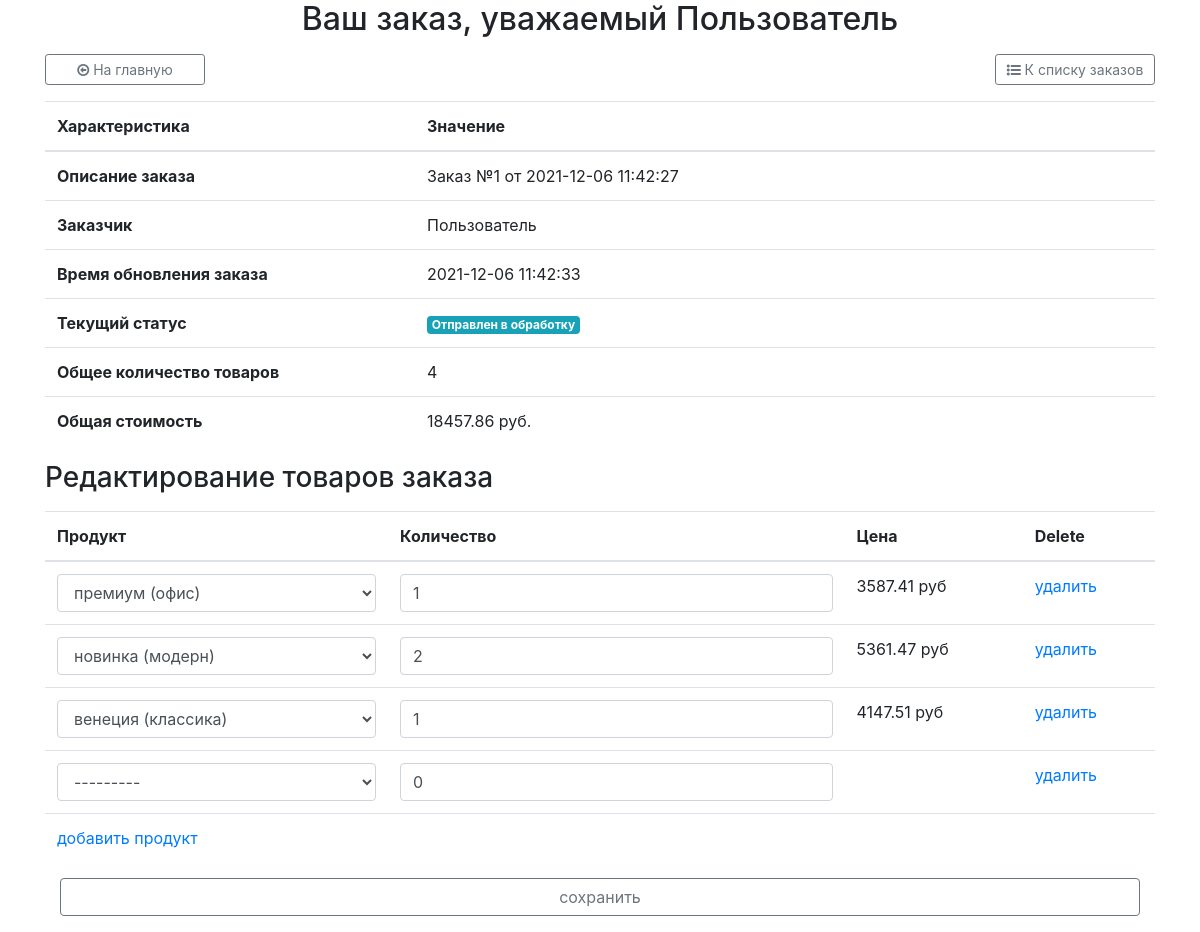
The page /order/update/1/ on the database its author committed.
### ordersapp/models.py (models this page shows, shortened)
class Order(models.Model):
    FORMING = "FM"
    SENT_TO_PROCEED = "STP"
    PROCEEDED = "PRD"
    PAID = "PD"
    READY = "RDY"
    CANCEL = "CNC"
    ORDER_STATUS_CHOICES = (
        (FORMING, "формируется"),
        (SENT_TO_PROCEED, "отправлен в обработку"),
        (PAID, "оплачен"),
        (PROCEEDED, "обрабатывается"),
        (READY, "готов к выдаче"),
        (CANCEL, "отменен"),
    )
    user = models.ForeignKey(settings.AUTH_USER_MODEL, on_delete=models.CASCADE)
    created = models.DateTimeField(verbose_name="создан", auto_now_add=True)
    updated = models.DateTimeField(verbose_name="обновлен", auto_now=True)
    status = models.CharField(verbose_name="статус", max_length=3, choices=ORDER_STATUS_CHOICES, default=FORMING)
    is_active = models.BooleanField(verbose_name="активен", default=True)
    class Meta:
        ordering = ("-created",)
        verbose_name = "заказ"
        verbose_name_plural = "заказы"
    def get_total_quantity(self):
        items = self.orderitems.select_related()
        return sum(list(map(lambda x: x.quantity, items)))
    def get_total_cost(self):
        items = self.orderitems.select_related()
        return sum(list(map(lambda x: x.quantity * x.product.price, items)))

class OrderItem(models.Model):
    order = models.ForeignKey(Order, related_name="orderitems", on_delete=models.CASCADE)
    product = models.ForeignKey(Product, verbose_name="продукт", on_delete=models.CASCADE)
    quantity = models.PositiveIntegerField(verbose_name="количество", default=0)

### mainapp/models.py (models this page shows)
class Product(models.Model):
    category = models.ForeignKey(ProductCategory, on_delete=models.CASCADE)
    name = models.CharField(verbose_name="имя продукта", max_length=128)
    image = models.ImageField(upload_to="products_images", blank=True)
    short_desc = models.CharField(verbose_name="краткое описание продукта", max_length=60, blank=True)
    description = models.TextField(verbose_name="описание продукта", blank=True)
    price = models.DecimalField(verbose_name="цена продукта", max_digits=8, decimal_places=2, default=0)
    quantity = models.PositiveIntegerField(verbose_name="количество на складе", default=0)
    is_active = models.BooleanField(verbose_name="продукт активен", default=True)
    def __str__(self):
        return f"{self.name} ({self.category.name})"

### ordersapp/views.py (the view, shortened to what this page needs)
# urls.py: re_path(r"^update/(?P<pk>\d+)/$", ordersapp.OrderItemsUpdate.as_view(), name="order_update"),
class OrderItemsUpdate(UpdateView):
    model = Order
    fields = []
    success_url = reverse_lazy("ordersapp:orders_list")
    def get_context_data(self, **kwargs):
        data = super(OrderItemsUpdate, self).get_context_data(**kwargs)
        OrderFormSet = inlineformset_factory(Order, OrderItem, form=OrderItemForm, extra=1)
        if self.request.POST:
            data["orderitems"] = OrderFormSet(self.request.POST, instance=self.object)
        else:
            formset = OrderFormSet(instance=self.object)
            for form in formset.forms:
                if form.instance.pk:
                    form.initial["price"] = form.instance.product.price
            data["orderitems"] = formset
        return data

### mainapp/context_processors.py (called while the page is built)
def basket(request):
    print("context processor basket works")
    basket = []
    if request.user.is_authenticated:
        basket = Basket.objects.filter(user=request.user)
    return {
        "basket": basket,
    }

### ordersapp/templates/ordersapp/order_form.html (shortened to what this page needs)
{% extends "ordersapp/base.html" %}
{% load staticfiles %}
{% block content %}
{% include 'ordersapp/includes/inc_order_summary.html' %}
<p>
<h3>
    {% if view.object %}
    Редактирование товаров заказа
    {% else %}
    Создание нового заказа
    {% endif %}
</h3>
</p>
<p>
<div class="order_form">
    <form action="" method="post">
        <table class="table">
            {% for form in orderitems.forms %}
            {% if forloop.first %}
            <thead>
                <tr>
                    {% for field in form.visible_fields %}
                    <th class="{% cycle 'td1' 'td2' 'td3' 'td4' %} order formset_td">
                        {{ field.label|capfirst }}
                    </th>
                    {% endfor %}
                </tr>
            </thead>
            {% endif %}
            <tr class="formset_row">
                {% for field in form.visible_fields %}
                <td class="{% cycle 'td1' 'td2' 'td3' 'td4' %} order formset_td">
                    {% if field.name != 'price' %}
                    {{ field }}
                    {% else %}
                    {% if field.value %}
                    <span class="orderitems-{{ forloop.parentloop.counter0 }}-price">{{ field.value }}</span> руб
                    {% endif %}
                    {% endif %}
                </td>
                {% endfor %}
            </tr>
            {% endfor %}
        </table>
        <p>
        <div class="btn-group col-12" role="group">
            <button type="submit" value="сохранить" class="btn btn-outline-secondary">сохранить</button>
        </div>
        </p>
    </form>
</div>
</p>
{% endblock %}

### ordersapp/templates/ordersapp/includes/inc_order_summary.html (shortened to what this page needs)
<p class="h2 text-center">
    Ваш заказ, уважаемый
    {% if user.first_name %}{{ user.first_name|title }}{% else %}{{ "пользователь"|capfirst }}{% endif %}
</p>
<p>
<div class="row justify-content-between">
    <div class="col-2">
        <a href="{% url 'main' %}" class="btn btn-sm btn-outline-secondary col-12" role="button"><i
                class="fa fa-arrow-circle-o-left" aria-hidden="true"></i> {{ "на главную"|capfirst }}</a>
    </div>
    <div class="col-2">
        <a href="{% url 'ordersapp:orders_list' %}" class="btn btn-sm btn-outline-secondary col-12" role="button"><i
                class="fa fa-list-ul" aria-hidden="true"></i> {{ "к списку заказов"|capfirst }}</a>
    </div>
</div>
</p>
<p>
<table class="table">
    <thead>
        <tr>
            <th scope="col" class="col-4">Характеристика</th>
            <th scope="col" class="col-8">Значение</th>
        </tr>
    </thead>
    <tbody>
        {% if view.object %}
        <tr>
            <th scope="row">Описание заказа</th>
            <td>Заказ №{{ object.pk }} от {{ object.created|date:"Y-m-d H:i:s" }}</td>
        </tr>
        <tr>
            <th scope="row">Заказчик</th>
            <td>{% if user.first_name %}{{ user.first_name|title }}{% else %}{{ "пользователь"|capfirst }}{% endif %}
            </td>
        </tr>
        <tr>
            <th scope="row">Время обновления заказа</th>
            <td>{{ object.updated|date:"Y-m-d H:i:s" }}</td>
        </tr>
        <tr>
            <th scope="row">Текущий статус</th>
            <td><span class="badge badge-info">{{ object.get_status_display|capfirst }}</span></td>
        </tr>
        <tr>
            <th scope="row">Общее количество товаров</th>
            <td><span class="order_total_quantity">{{ object.get_total_quantity }}</span></td>
        </tr>
        <tr>
            <th scope="row">Общая стоимость</th>
            <td><span class="order_total_cost">{{ object.get_total_cost }}</span> руб.</td>
        </tr>
        {% endif %}
    </tbody>
</table>
</p>

### rows shown on the page
Order: pk "1", created "2021-12-06 11:42:27", updated "2021-12-06 11:42:33", status "Отправлен в обработку", get_total_quantity "4", get_total_cost "18457.86"
Product: value "3587.41"
Product: value "5361.47"
Product: value "4147.51"

### other values the page prints
{{ "пользователь"|capfirst }} "Пользователь"
{{ "на главную"|capfirst }} "На главную"
{{ "к списку заказов"|capfirst }} "К списку заказов"
{{ field.label|capfirst }} "Продукт" "Количество" "Цена" "Delete"
